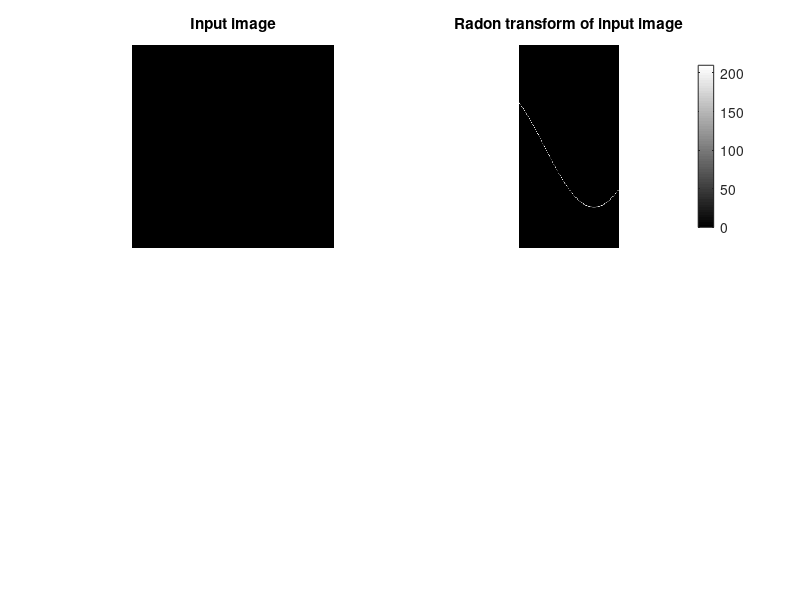

Recreate this plot in MATLAB.
clc
clear all
close all
%Generating a point image
a=zeros(256);
[m n]=size(a);
a(50,50)=255;
%Computing Radon tranform for point image
theta=0:180;
[p q]=radon(a,theta);
subplot(2,2,1),imshow(a),title('Input image')
subplot(2,2,2),imshow(p,[],'Xdata',theta,'Ydata',q,'InitialMagnification','fit'),
title('Radon transform of input image'),
colormap(hot), colorbar
